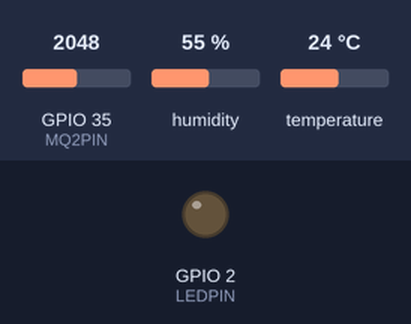
Bench run of a sketch on a simulated ESP32. Parts: output pins drawn as LEDs (lit = HIGH). Inputs (shaded band) come from the test bench; at power-on: GPIO 35 (MQ2PIN) = 2048, humidity 55 %, temperature 24 °C. WiFi joins after 1.5 s; servers stay silent unless stated; uploads are accepted with an empty reply; what the sketch prints to the serial monitor is not drawn.

Above: at 0.1 s.
At 2.0 s:
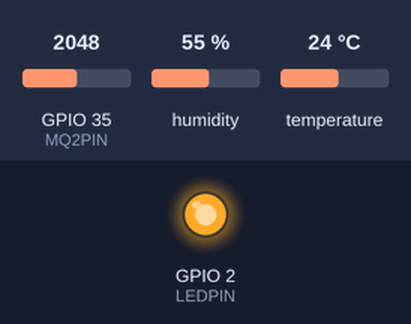
Timing chart, 0 to 3.6 s (numbered marks = the images above):
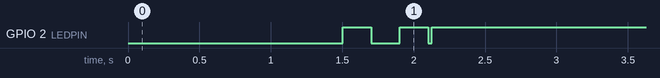

Measured:
- by itself, GPIO 2 (LEDPIN): HIGH → LOW at 1.7 s, → HIGH 0.20 s later, → LOW 0.20 s later, → HIGH 0.02 s later

The sketch:

esp32_tri_house_sensor.ino
```cpp
// ========================================================
// AeroSense IQ - ESP32 Multi-House Sensor Node Firmware
// Configured for: DHT11 on GPIO 2 (D2) | MQ-2 Analog on GPIO 35 (D35)
// ========================================================
#include <WiFi.h>
#include <HTTPClient.h>
#include <DHT.h>

// --- WiFi Configuration ---
const char* ssid = "Madhur";
const char* password = "qwertyuiop";

// Central Backend Server Endpoint IP (e.g. http://192.168.1.100:8000/api/sensor-data)
const char* serverName = "http://172.20.10.2:8000/api/sensor-data";

// --- House Identifier Config (Uncomment ONLY one) ---
// #define HOUSE_TYPE "Fully Ventilated"
// #define HOUSE_TYPE "Semi-Ventilated"
#define HOUSE_TYPE "Closed"

// --- Pin Assignments ---
#define DHTPIN 4      // DHT11 sensor data connected to pin D4
#define DHTTYPE DHT11 // Sensor type
#define MQ2PIN 35     // MQ-2 Analog A0 output connected to pin D35 (ADC1_CH6)
#define LEDPIN 2      // GPIO 2 is also the built-in blue LED for alert indicator

DHT dht(DHTPIN, DHTTYPE);

unsigned long lastTime = 0;
unsigned long timerDelay = 200; // Poll and send data every 0.2 seconds

unsigned long lastDhtTime = 0;
float cachedT = 0.0;
float cachedH = 0.0;

void setup() {
  Serial.begin(115200);
  pinMode(MQ2PIN, INPUT);
  pinMode(LEDPIN, OUTPUT);
  digitalWrite(LEDPIN, LOW);

  dht.begin();

  WiFi.begin(ssid, password);
  Serial.println("Connecting to WiFi network...");
  while (WiFi.status() != WL_CONNECTED) {
    delay(500);
    Serial.print(".");
  }
  Serial.println("");
  Serial.print("Connected successfully! Local IP Address: ");
  Serial.println(WiFi.localIP());

  // Flash LED twice to confirm successful setup
  digitalWrite(LEDPIN, HIGH); delay(200);
  digitalWrite(LEDPIN, LOW);  delay(200);
  digitalWrite(LEDPIN, HIGH); delay(200);
  digitalWrite(LEDPIN, LOW);
}

void loop() {
  // Post sensor readings periodically
  if ((millis() - lastTime) > timerDelay) {
    if (WiFi.status() == WL_CONNECTED) {

      if (millis() - lastDhtTime >= 2000 || lastDhtTime == 0) {
        cachedT = dht.readTemperature();
        cachedH = dht.readHumidity();
        lastDhtTime = millis();
      }

      int rawGasValue = analogRead(MQ2PIN); // Reads 0 to 4095
      Serial.print("RAW GAS ANALOG READING: ");
      Serial.println(rawGasValue);

      // --- Sensor Calibration ---
      float multiplier = 1.0;
      int offset = 0;

      // Target Baseline: ~100 | Target Peak: ~2000
      if (String(HOUSE_TYPE) == "Fully Ventilated") {
        multiplier = 0.656;
        offset = 100;
      } else if (String(HOUSE_TYPE) == "Semi-Ventilated") {
        multiplier = 1.078;
        offset = 84;
      } else if (String(HOUSE_TYPE) == "Closed") {
        multiplier = 1.055;
        offset = -48;
      }

      int gasValue = (rawGasValue * multiplier) + offset;
      if (gasValue < 0) gasValue = 0; // Prevent negative readings

      // Error checking for DHT sensor
      if (isnan(cachedT) || isnan(cachedH)) {
        Serial.println("Error: Failed to read from DHT sensor!");
        // We still continue to send gas data even if DHT fails temporarily
      }

      // Check if Gas exceeds standard congestion threshold (700 on a 4095 range)
      // Turn on built-in LED if congestion detected
      if (gasValue > 700) {
        digitalWrite(LEDPIN, HIGH);
      } else {
        digitalWrite(LEDPIN, LOW);
      }

      // Format JSON payload
      String jsonPayload = "{\"house_id\": \"";
      jsonPayload += HOUSE_TYPE;
      jsonPayload += "\", \"temperature\": ";
      jsonPayload += String(isnan(cachedT) ? 0 : cachedT);
      jsonPayload += ", \"humidity\": ";
      jsonPayload += String(isnan(cachedH) ? 0 : cachedH);
      jsonPayload += ", \"gas\": ";
      jsonPayload += String(gasValue);
      jsonPayload += "}";

      Serial.print("Posting Data: ");
      Serial.println(jsonPayload);

      // Initialize HTTP client
      HTTPClient http;
      http.begin(serverName);
      http.addHeader("Content-Type", "application/json");

      int httpResponseCode = http.POST(jsonPayload);

      if (httpResponseCode > 0) {
        Serial.print("HTTP response code: ");
        Serial.println(httpResponseCode);
      } else {
        Serial.print("Error sending HTTP POST: ");
        Serial.println(httpResponseCode);
      }

      http.end();
    } else {
      Serial.println("WiFi disconnected. Reconnecting...");
      WiFi.disconnect();
      WiFi.begin(ssid, password);
    }

    lastTime = millis();
  }
}
```
